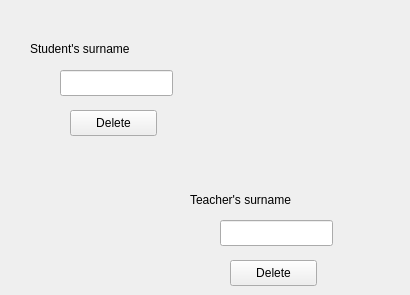
<?xml version="1.0" encoding="UTF-8"?>
<ui version="4.0">
 <class>delet</class>
 <widget class="QWidget" name="delet">
  <property name="geometry">
   <rect>
    <x>0</x>
    <y>0</y>
    <width>410</width>
    <height>295</height>
   </rect>
  </property>
  <property name="windowTitle">
   <string>Form</string>
  </property>
  <widget class="QLineEdit" name="delvit">
   <property name="geometry">
    <rect>
     <x>60</x>
     <y>70</y>
     <width>113</width>
     <height>26</height>
    </rect>
   </property>
  </widget>
  <widget class="QLineEdit" name="delant">
   <property name="geometry">
    <rect>
     <x>220</x>
     <y>220</y>
     <width>113</width>
     <height>26</height>
    </rect>
   </property>
  </widget>
  <widget class="QPushButton" name="delstudent">
   <property name="geometry">
    <rect>
     <x>70</x>
     <y>110</y>
     <width>87</width>
     <height>26</height>
    </rect>
   </property>
   <property name="text">
    <string>Delete</string>
   </property>
  </widget>
  <widget class="QPushButton" name="delteacher">
   <property name="geometry">
    <rect>
     <x>230</x>
     <y>260</y>
     <width>87</width>
     <height>26</height>
    </rect>
   </property>
   <property name="text">
    <string>Delete</string>
   </property>
  </widget>
  <widget class="QLabel" name="key">
   <property name="geometry">
    <rect>
     <x>30</x>
     <y>40</y>
     <width>131</width>
     <height>18</height>
    </rect>
   </property>
   <property name="text">
    <string>Student's surname</string>
   </property>
  </widget>
  <widget class="QLabel" name="label">
   <property name="geometry">
    <rect>
     <x>190</x>
     <y>190</y>
     <width>131</width>
     <height>19</height>
    </rect>
   </property>
   <property name="text">
    <string>Teacher's surname</string>
   </property>
  </widget>
 </widget>
 <resources/>
 <connections/>
</ui>
